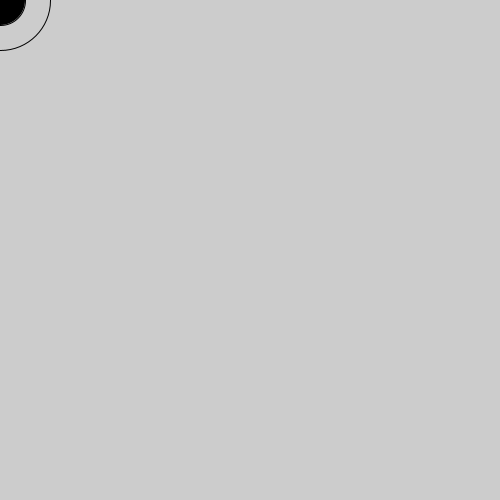
Frame 1 (no input)
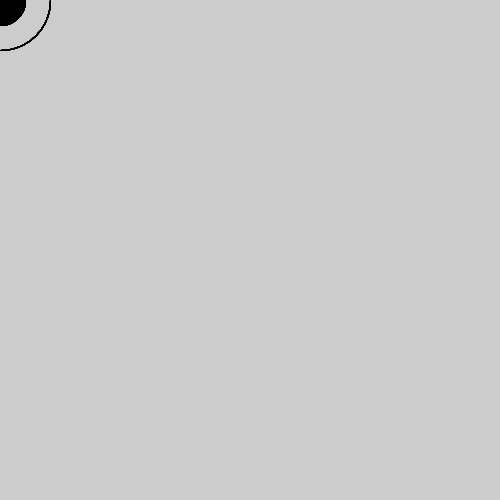
Frame 60 (the mouse pressed at the canvas centre just before this capture)
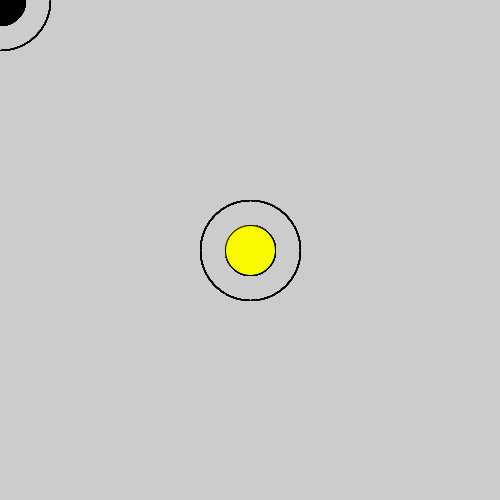
Frame 120 (the mouse held since frame 60 and released just before this capture)

The Processing sketch that drew these frames (run headless with seeded random() and noise(); from frame 60 on, the mouse is pressed at the canvas centre):

// Processing sketch: shushantipi
// ── shushantipi.pde
void setup()
{
  size(500,500);
}

void draw()
{
 fill(mouseX, mouseY - mouseX);
 ellipse(mouseY, mouseX, 100,100);
 fill(mouseX, mouseY, -676);
 ellipse(mouseX, mouseY, 50,50);
}
